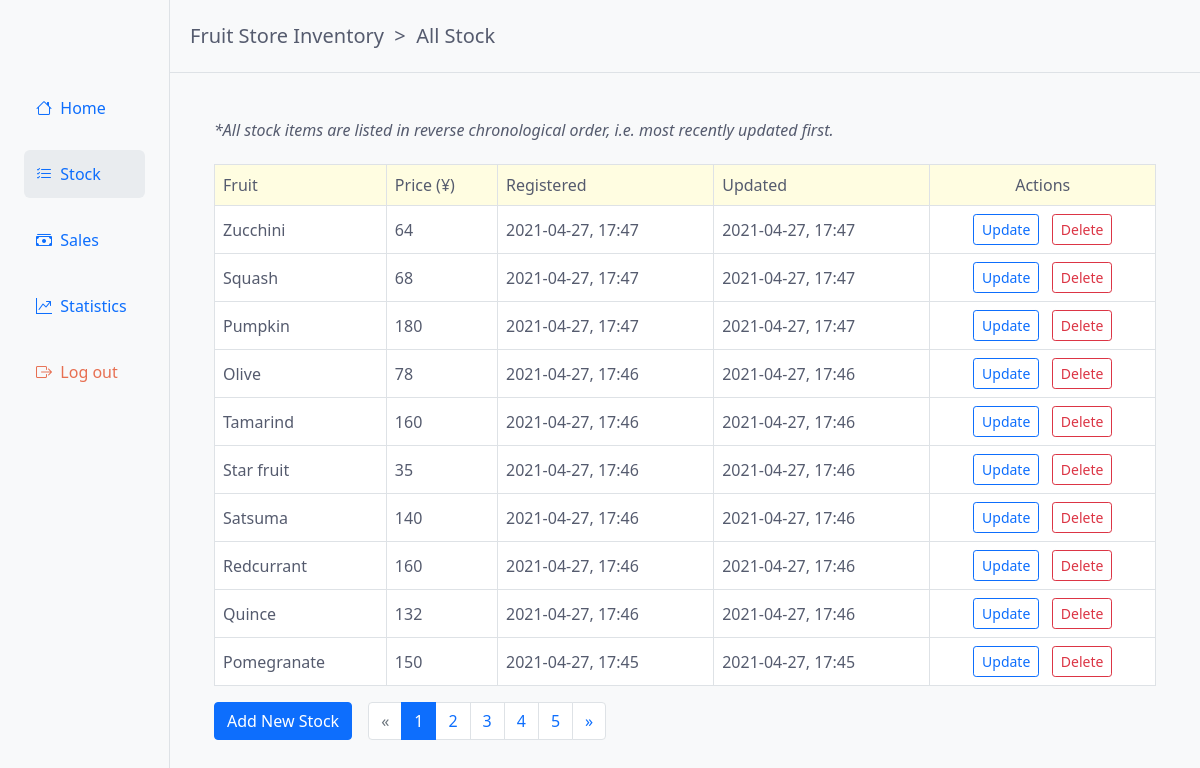
The app's page /stock/list/ (signed in), older data.
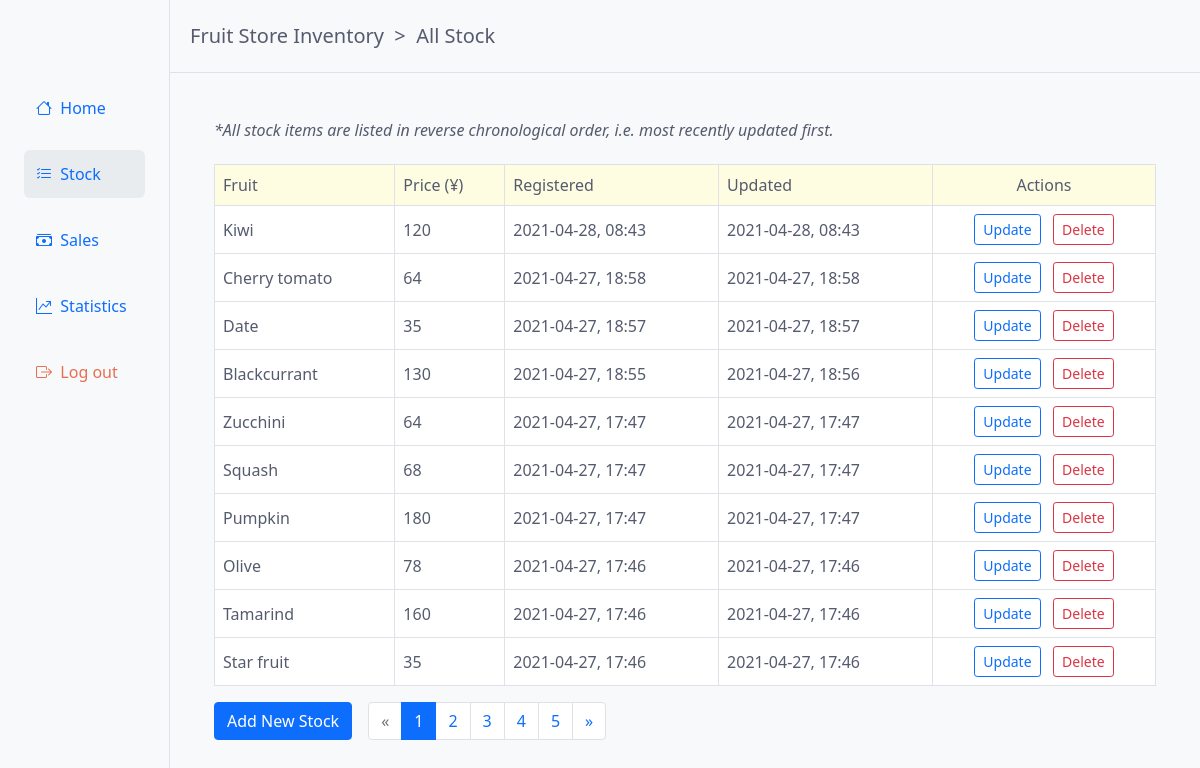
The same page, newer data.
### stock/models.py (models this page shows, shortened)
class Fruit(models.Model):
    name = models.CharField(max_length=100, unique=True)
    price = models.PositiveIntegerField(
        default=0,
        validators=[MinValueValidator(0), MaxValueValidator(999999999999)],
    )
    created_on = models.DateTimeField(auto_now_add=True)
    updated_on = models.DateTimeField(auto_now=True)
    class Meta:
        verbose_name = "fruit"
        verbose_name_plural = "fruits"

### stock/views.py (the view)
# urls.py: path("list/", stock_list, name="stock_list"),
@login_required
def stock_list(request):
    fruits = Fruit.objects.order_by("-updated_on")
    page = request.GET.get('page', 1)
    paginator = Paginator(fruits, 10)
    try:
        fruits = paginator.page(page)
    except PageNotAnInteger:
        fruits = paginator.page(1)
    except EmptyPage:
        fruits = paginator.page(paginator.num_pages)
    return render(request, "stock/stock_list.html", {"fruits": fruits})

### templates/stock/stock_list.html (shortened to what the changed rows need)
{% extends 'base.html' %}
{% load humanize %}
{% block content %}
    <div class="row my-5 mx-3">
        <div class="col mx-3">
            {% if fruits %}
                <div class="table-responsive">
                    <table class="table table-bordered">
                        <thead class="table-header-bg-1">
                            <tr>
                                <th scope="col">Fruit</th>
                                <th scope="col">Price (¥)</th>
                                <th scope="col">Registered</th>
                                <th scope="col">Updated</th>
                                <th scope="col" class="col-center-align">Actions</th>
                            </tr>
                        </thead>
                        <tbody class="table-body-bg">
                            {% for fruit in fruits %}
                                <tr>
                                    <td>
                                        {{ fruit.name|capfirst }}
                                    </td>
                                    <td>
                                        {{ fruit.price|intcomma }}
                                    </td>
                                    <td>
                                        {{ fruit.created_on|date:"Y-m-d" }}, {{ fruit.created_on|time:"H:i" }}
                                    </td>
                                    <td>
                                        {{ fruit.updated_on|date:"Y-m-d" }}, {{ fruit.updated_on|time:"H:i" }}
                                    </td>
                                    <td class="col-center-align">
                                        <a href="{% url 'stock_update' fruit.pk %}"  class="btn btn-outline-primary btn-sm mr-2" role="button">Update</a>
                                        <form action="{% url 'stock_delete' fruit.pk %}" method="POST" style="display:inline">
                                            <button type="submit" class="btn btn-outline-danger btn-sm">Delete</button>
                                        </form>
                                    </td>
                                </tr>
                            {% endfor %}
                        </tbody>
                    </table>
                </div>
                {% if fruits.has_other_pages %}
                    <div class="pagination-block mx-3">
                        <ul class="pagination">
                            {% for i in fruits.paginator.page_range %}
                                {% if fruits.number == i %}
                                    <li class="page-item active"><a class="page-link" href="#">{{ i }}</a></li>
                                {% else %}
                                    <li class="page-item"><a class="page-link" href="?page={{ i }}">{{ i }}</a></li>
                                {% endif %}
                            {% endfor %}
                        </ul>
                    </div>
                {% endif %}
            {% else %}
                <p>No stock information has been added. To do so, please use the button below.</p>
                <a href="{% url 'stock_create' %}" class="btn btn-primary mt-3 mr-2" role="button">Add New Stock</a>
            {% endif %}
        </div>
    </div>
{% endblock %}

Row changes from the older to the newer data that the page shows:
no longer on this page (row unchanged): Fruit: name "Satsuma", price "140", created_on "2021-04-27", created_on "17:46", updated_on "2021-04-27", updated_on "17:46"
no longer on this page (row unchanged): Fruit: name "Redcurrant", price "160", created_on "2021-04-27", created_on "17:46", updated_on "2021-04-27", updated_on "17:46"
no longer on this page (row unchanged): Fruit: name "Quince", price "132", created_on "2021-04-27", created_on "17:46", updated_on "2021-04-27", updated_on "17:46"
no longer on this page (row unchanged): Fruit: name "Pomegranate", price "150", created_on "2021-04-27", created_on "17:45", updated_on "2021-04-27", updated_on "17:45"
added Fruit: name "Kiwi", price "120", created_on "2021-04-28", created_on "08:43", updated_on "2021-04-28", updated_on "08:43"
added Fruit: name "Cherry tomato", price "64", created_on "2021-04-27", created_on "18:58", updated_on "2021-04-27", updated_on "18:58"
added Fruit: name "Date", price "35", created_on "2021-04-27", created_on "18:57", updated_on "2021-04-27", updated_on "18:57"
added Fruit: name "Blackcurrant", price "130", created_on "2021-04-27", created_on "18:55", updated_on "2021-04-27", updated_on "18:56"
